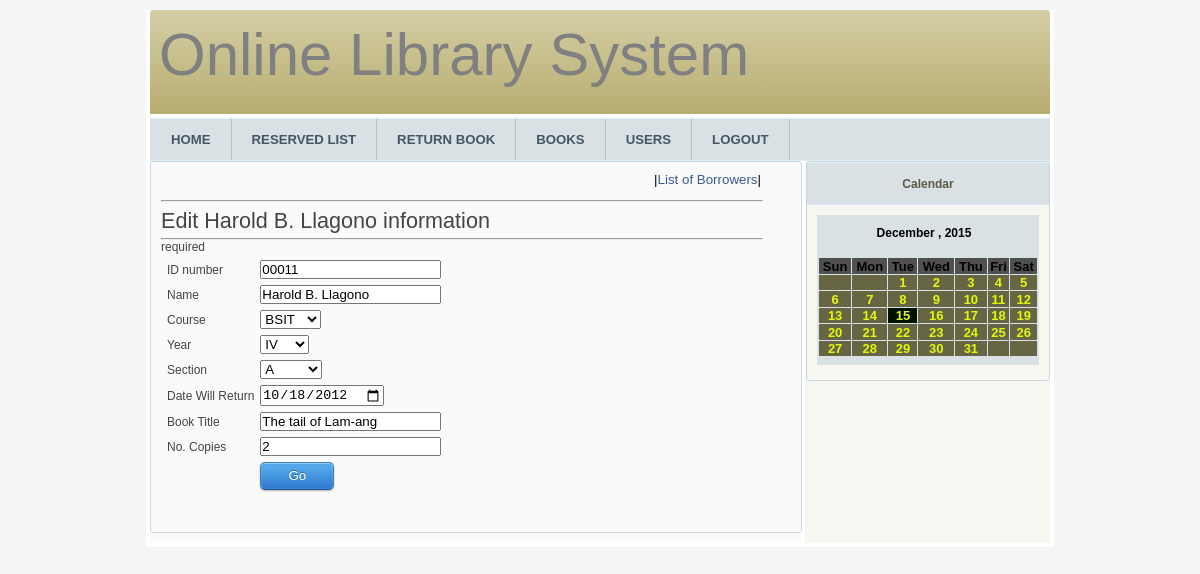
Page /editreserved.php?id_number=00011 (signed in) on the committed database.
### tables this page shows
CREATE TABLE IF NOT EXISTS `reserve_books` (
  `transaction_id` int(11) NOT NULL AUTO_INCREMENT,
  `id_number` varchar(50) NOT NULL,
  `name` varchar(50) NOT NULL,
  `course` varchar(50) NOT NULL,
  `year` varchar(50) NOT NULL,
  `section` varchar(50) NOT NULL,
  `date_tobe_borrow` varchar(50) NOT NULL,
  `book_title` varchar(50) NOT NULL,
  `no_copies` varchar(50) NOT NULL,
  PRIMARY KEY (`transaction_id`)
);

### editreserved.php (the view, shortened to what this page needs)
<!DOCTYPE html PUBLIC "-//W3C//DTD XHTML 1.1//EN" "http://www.w3.org/TR/xhtml11/DTD/xhtml11.dtd">
<html xmlns="http://www.w3.org/1999/xhtml">
<head>
<link rel="stylesheet" type="text/css" href="css/style.css" media="screen"/>
<link rel="stylesheet" type="text/css" href="css/style.css" media="screen"/>
</head>
<body>
<div class="container">
<?php
	include("library/header.php");
?>
	<div class="main">
		<div class="navigation">
		<a href="index.php">HOME</a>
		<a href="reservedlist.php">RESERVED LIST</a>
		<a href="returnbook.php">RETURN BOOK</a>
		<a href="books.php">BOOKS</a>
		<a href="userslist.php">USERS</a>
		<a href="logout.php">LOGOUT</a>
	</div>
		<div class="content">
			<div class="node">
			<div class="menu">
	<button name="listofborrowers" class="but">|<a href="reservedlist.php">List of Borrowers</a>|</button>
	<br>
	<br>
<?php
	$query = "SELECT * FROM reserve_books where id_number=$_GET[id_number]";
	$result = mysql_query($query);
	while($rows = mysql_fetch_array($result))
	{
		$id_number = $rows['id_number'];
		$name = $rows['name'];
		$course = $rows['course'];
		$year = $rows['year'];
		$section = $rows['section'];
		$date_tobe_borrow= $rows['date_tobe_borrow'];
		$book_title	= $rows['book_title'];
		$no_copies = $rows['no_copies'];
	}
?>
<hr width="600">
<strong><h1>Edit <?php echo $name?> information</h1></strong>
<hr width="600">
<table cellspacing="6">
<form class="form" action="updatereserved.php?transaction_id=<?php echo $id_number?>" method="POST">
	<td><label>ID number<label></td>
	<td><input type="text" name="id_number" value="<?php echo $id_number?>" required></td>
	<tr>
	<td>Name</td>
	<td><input type="text" name="name" value='<?php echo $name?>' required></td>
	<tr>
	<td>Course</td>
	<td><select name="course">
		<option value='<?php echo $course?>'><?php echo $course?></option>
	</select>
	</td>
	<tr>
	<td>Year</td>
	<td><select name="year">
		<option value='<?php echo $year?>'><?php echo $year?></option>
	</select></td>
	<tr>
	<td>Section</td>
	<td><select name="section">
		<option value='<?php echo $section?>'><?php echo $section?></option>
	</select></td>
	<tr>
	<td>Date Will Return</td>
	<td><input type="date" name="date_tobe_borrow"  value='<?php echo $date_tobe_borrow?>' ></td>required
	<tr>
	<td>Book Title</td>
	<td><input type="text" name="book_title"  value='<?php echo $book_title?>' required></td>
	<tr>
	<td>No. Copies</td>
	<td><input type="text" name="no_copies"  value='<?php echo $no_copies?>' required></td>
	<tr>
		<td>
	<td><button name="update"><a class="-buttonform" ><span class="">Go</span></a></button></td>
	</form>
	</table>
<body onload="addDate();">
	</div>
	</div>
	  </div>
<div class="sidenav">
		<div class="right-menu">
		<h2>Calendar</h2>
		</div>
	<div class="right-content">
		<?php include("library/calendar.php");?>
</table>
</td>
</tr>
</table>
	</div>
</div>
	</div>
	</div>
</body>
</html>

### css/style.css (style rules this page uses)
html { min-height: 100%; }
* { margin: 0; padding: 0; }
a { color: #3b5998; text-decoration:none; }
body { background-color:whiteSmoke; color: #444; font: normal 62.5% Tahoma,sans-serif; }
h1 { font: normal 1.8em Tahoma,sans-serif; margin-bottom: 4px; }
h1,h2,h3 { padding-top: 6px; }
.container { background: #FFF; font-size: 1.2em; margin: 0 auto; padding: 0 4px 4px; width: 900px; }
.navigation { background: #D9E1E5 url(../img/nav.gif); border: 1px solid #DFEEF7; border-color: #DFEEF7 #CFDEE7; height: 41px; }
.navigation a { background: #D9E1E5 url(../img/nav.gif); border-right: 1px solid #AFBEC7; color: #456; display: block; float: left; font: bold 1.1em sans-serif; line-height: 41px; padding: 0 20px; text-decoration: none; }
.main { border-top: 4px solid #FFF; background: url(../img/bgmain.gif) repeat-y; }
.sidenav { float: right; width: 210px; padding-right:32px; border:1px solid #CCD8E0; border-radius:3px 3px 3px 3px; }
.sidenav .right-menu { width:240px; text-align:center; background: #D9E1E5 url(img/nav.gif); border: 1px solid #DFEEF7; border-color: #DFEEF7 #CFDEE7; height: 41px; }
.sidenav h2 { color: #5A5A43; font-size: 1em; line-height: 30px; margin: 0; }
.sidenav .right-content { margin:10px; padding-bottom:5px; }
.content { float: left; margin: 0px 0 5px 0; width: 650px; height:auto; }
.node { border:1px solid #CCD8E0; padding:10px; border-radius:3px 3px 3px 3px; margin-bottom:5px; width:630px; }
.menu { width:620px; }
a.-buttonform { cursor:hand; float:center; width:70px; font-family: sans-serif; display: inline-block; line-height: 1em; padding: 6px 1px; margin: 0 .6em 1.5em 0; border: 1px solid #4081af; border-bottom-color: #20559a; color: white !important; text-align: center; text-shadow: 0 -1px 0 hsla(0,0%,0%,.3); text-decoration: none !important; -webkit-border-radius: 5px; -moz-border-radius: 5px; border-radius: 5px; background-color: #237fd7; background: -webkit-gradient(linear, left top, left bottom, color-stop(.2, #52a8e8), color-stop(1, #2e76cf)); background: -webkit-linear-gradient(center top, #52a8e8 20%, #2e76cf 100%); background: -moz-linear-gradient(center top, #52a8e8 20%, #2e76cf 100%); background: -o-linear-gradient(center top, #52a8e8 20%, #2e76cf 100%); background: -ms-linear-gradient(center top, #52a8e8 20%, #2e76cf 100%); background: linear-gradient(center top, #52a8e8 20%, #2e76cf 100%); -webkit-box-shadow: inset 0 1px 0 hsla(0,100%,100%,.3), inset 0 0 2px hsla(0,100%,100%,.3), 0 1px 2px hsla(0, 0%, 0%, .29); -moz-box-shadow: inset 0 1px 0 hsla(0,100%,100%,.3), inset 0 0 2px hsla(0,100%,100%,.3), 0 1px 2px hsla(0, 0%, 0%, .29); box-shadow: inset 0 1px 0 hsla(0,100%,100%,.3), inset 0 0 2px hsla(0,100%,100%,.3), 0 1px 2px hsla(0, 0%, 0%, .29); -webkit-cursor:hand; -moz-cursor:hand; }
button { background:none; border:0px; }
.but { float:right; margin-right:20px; }

### rows in the picture
reserve_books: name "Harold B. Llagono", id_number "00011", course "BSIT", year "IV", section "A", date_tobe_borrow "10/18/2012", book_title "The tail of Lam-ang", no_copies "2"

### other values in the picture
$monnn "December"
$year "2015"
